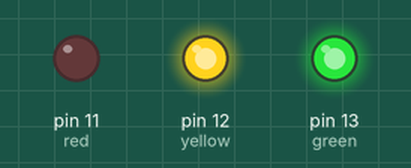
This sketch was run on a simulated Arduino Uno, built with avr-gcc and run on an emulated ATmega328P. On the bench: output pins drawn as LEDs (lit = HIGH).

Above: at 0.1 s.
At 4.1 s:
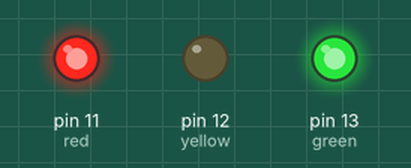
At 8.1 s:
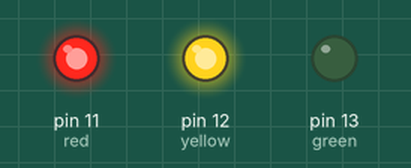
At 12.1 s:
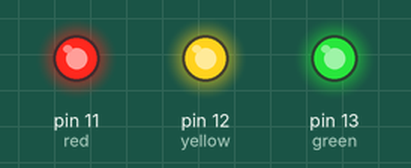
At 15.9 s:
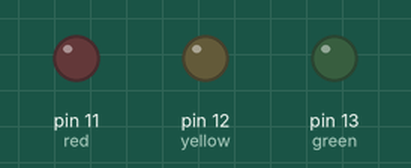
Timing chart, 0 to 17.4 s (numbered marks = the images above):
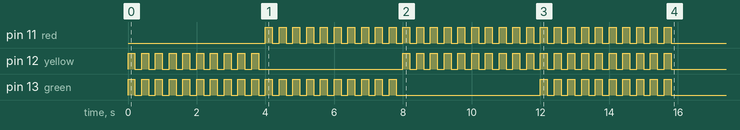

The sketch:

complexblinker.ino
```cpp
int red=11;
int yellow=12;
int green=13;

void setup() {
  pinMode(red,OUTPUT);
  pinMode(yellow,OUTPUT);
  pinMode(green,OUTPUT);

  for(int i=0;i<10;i++)
  {
    digitalWrite(red,0);
    digitalWrite(yellow,1);
    digitalWrite(green,1);
    delay(200);

    digitalWrite(red,0);
    digitalWrite(yellow,0);
    digitalWrite(green,0);
    delay(200);

    }

     for(int i=0;i<10;i++)
  {
    digitalWrite(red,1);
    digitalWrite(yellow,0);
    digitalWrite(green,1);
    delay(200);

    digitalWrite(red,0);
    digitalWrite(yellow,0);
    digitalWrite(green,0);
    delay(200);

    }

    for(int i=0;i<10;i++)
  {
    digitalWrite(red,1);
    digitalWrite(yellow,1);
    digitalWrite(green,0);
    delay(200);

    digitalWrite(red,0);
    digitalWrite(yellow,0);
    digitalWrite(green,0);
    delay(200);

    }

    for(int i=0;i<10;i++)
  {
    digitalWrite(red,1);
    digitalWrite(yellow,1);
    digitalWrite(green,1);
    delay(200);

    digitalWrite(red,0);
    digitalWrite(yellow,0);
    digitalWrite(green,0);
    delay(200);

    }

}

void loop() {
  // put your main code here, to run repeatedly:

}
```
